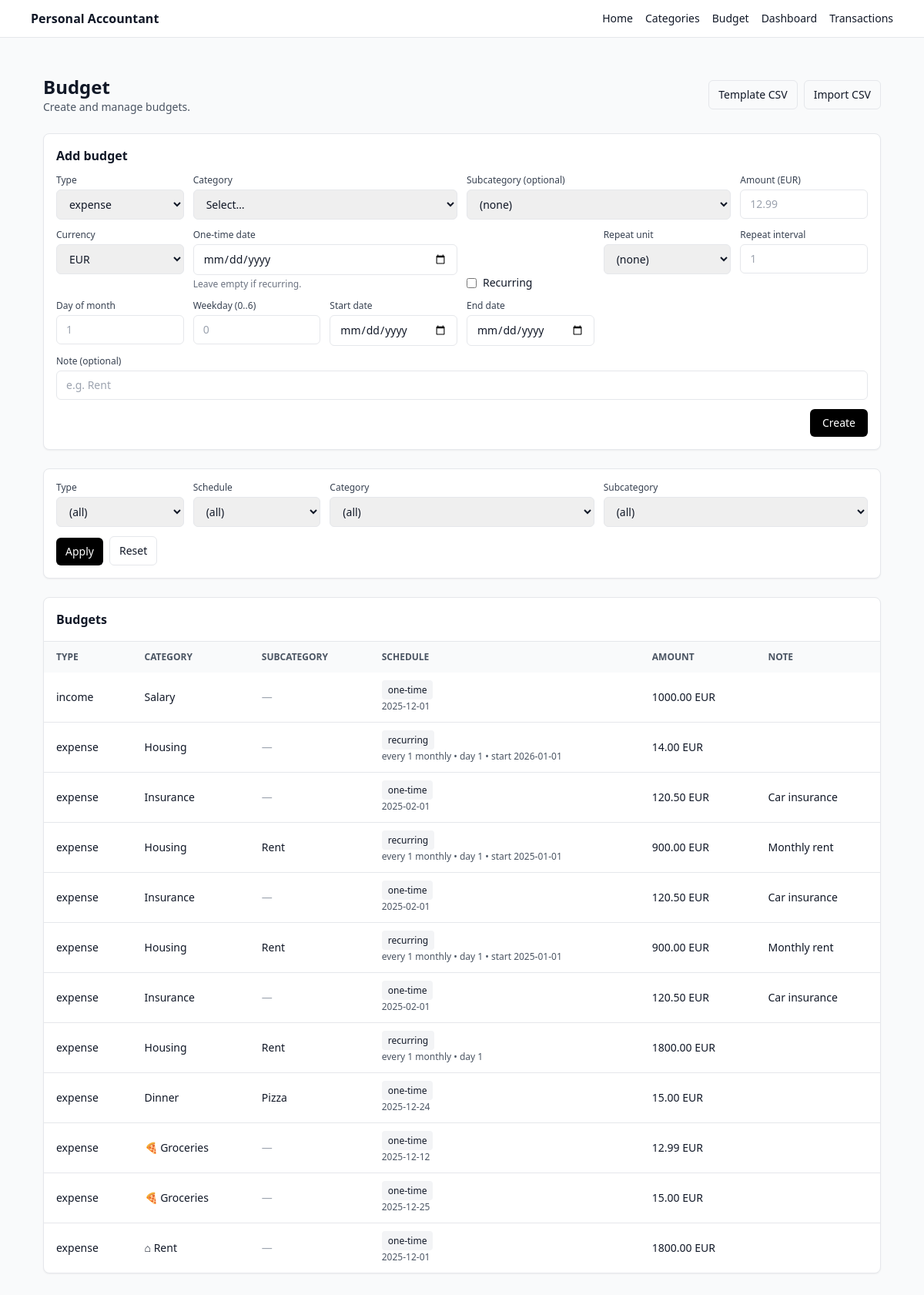
/budget (signed in), run on an earlier commit of the app's database.
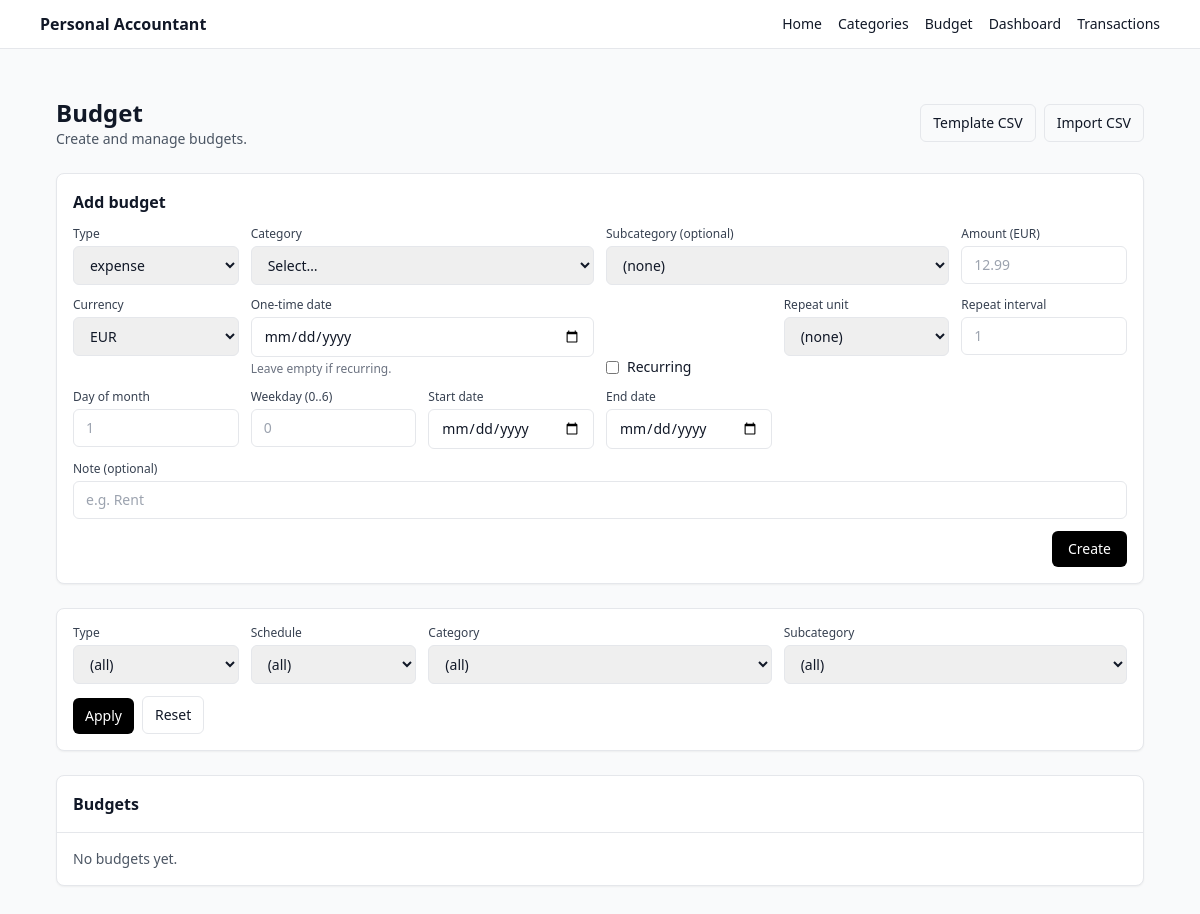
And on a later commit of the database.
### app/models.py (models this page shows)
class Budget(SQLModel, table=True):
    id: int | None = Field(default=None, primary_key=True)
    user_id: int = Field(foreign_key="user.id", index=True)
    type: BudgetType  # income/expense
    amount_cents: int
    currency: str  # e.g. "EUR"
    category_id: int = Field(foreign_key="category.id", index=True)
    subcategory_id: int | None = Field(default=None, foreign_key="subcategory.id", index=True)
    is_recurring: bool = False
    repeat_unit: RepeatUnit | None = None        # weekly/monthly/yearly
    repeat_interval: int | None = None           # every N units (1=every month/week/year)
    day_of_month: int | None = None              # for monthly/yearly patterns
    weekday: int | None = None                   # 0=Mon ... 6=Sun for weekly patterns
    one_time_date: date | None = None
    start_date: date | None = None
    end_date: date | None = None
    note: str | None = None
    created_at: datetime = Field(default_factory=datetime.utcnow)

class Category(SQLModel, table=True):
    __table_args__ = (
        UniqueConstraint("user_id", "name", name="uq_category_user_name"),
    )
    id: int | None = Field(default=None, primary_key=True)
    user_id: int = Field(foreign_key="user.id", index=True)
    name: str
    icon: str | None = None  # emoji or icon key
    created_at: datetime = Field(default_factory=datetime.utcnow)

class Subcategory(SQLModel, table=True):
    __table_args__ = (
        UniqueConstraint("category_id", "name", name="uq_subcategory_category_name"),
    )
    id: int | None = Field(default=None, primary_key=True)
    user_id: int = Field(foreign_key="user.id", index=True)   # convenience + ownership
    category_id: int = Field(foreign_key="category.id", index=True)
    name: str
    icon: str | None = None
    created_at: datetime = Field(default_factory=datetime.utcnow)

### app/routes/budgets.py (the view)
@router.get("/budget", response_class=HTMLResponse)
def list_budget(
    request: Request,
    type: str | None = None,  # query param
    schedule: str | None = None,
    category_id: str | None = None,
    subcategory_id: str | None = None,
    q: str | None = None,
    created_from: str | None = None,
    created_to: str | None = None,
    db: Session = Depends(get_session),
    uid: int | None = Depends(current_user_id),
):
    if not uid:
        return RedirectResponse(url="/login", status_code=303)
    filters = {
        "type": (type or "").strip(),
        "schedule": (schedule or "").strip(),
        "category_id": (category_id or "").strip(),
        "subcategory_id": (subcategory_id or "").strip(),
        "q": (q or "").strip(),
        "created_from": (created_from or "").strip(),
        "created_to": (created_to or "").strip(),
    }
    return _render_budget_page(request, uid, db, filters=filters)

### templates/budget.html (shortened to what the changed rows need)
{% extends "_base.html" %}
{% block content %}
  <div class="mx-auto max-w-6xl px-4 py-6">
    <div class="mb-6 flex items-center justify-between">
      <div>
        <h1 class="text-2xl font-semibold">Budget</h1>
      </div>
    </div>
    <div class="mb-6 rounded-lg border bg-white p-4 shadow-sm">
      <h2 class="mb-3 font-semibold">Add budget</h2>
    </div>
    <div class="rounded-lg border bg-white shadow-sm">
      <div class="border-b p-4">
        <h2 class="font-semibold">Budgets</h2>
      </div>
      {% if budgets and budgets|length > 0 %}
        <div class="overflow-x-auto">
          <table class="w-full text-left text-sm">
            <thead class="bg-gray-50 text-xs uppercase text-gray-600">
              <tr>
                <th class="px-4 py-3">Type</th>
                <th class="px-4 py-3">Category</th>
                <th class="px-4 py-3">Subcategory</th>
                <th class="px-4 py-3">Schedule</th>
                <th class="px-4 py-3">Amount</th>
                <th class="px-4 py-3">Note</th>
              </tr>
            </thead>
            <tbody class="divide-y">
              {% for b in budgets %}
                {% set cat = categories_by_id.get(b.category_id|int) %}
                {% set sub = (subcategories_by_id.get(b.subcategory_id|int) if b.subcategory_id else None) %}
                <tr class="hover:bg-gray-50">
                  <td class="px-4 py-3">{{ (b.type.value if b.type is not string else ((b.type.split('.')[-1])|lower)) }}</td>
                  <td class="px-4 py-3">
                    {% if cat %}
                      {{ (cat.icon ~ ' ' if cat.icon else '') ~ cat.name }}
                    {% else %}
                      Category {{ b.category_id }}
                    {% endif %}
                  </td>
                  <td class="px-4 py-3">
                    {% if sub %}
                      {{ (sub.icon ~ ' ' if sub.icon else '') ~ sub.name }}
                    {% else %}
                      <span class="text-gray-400">—</span>
                    {% endif %}
                  </td>
                  <td class="px-4 py-3">
                    {% if b.is_recurring %}
                      <span class="rounded bg-gray-100 px-2 py-1 text-xs">recurring</span>
                      <div class="mt-1 text-xs text-gray-600">
                        every {{ b.repeat_interval or 1 }} {{ (b.repeat_unit.value if b.repeat_unit else b.repeat_unit) }}
                        {% if b.day_of_month is not none %} • day {{ b.day_of_month }}{% endif %}
                        {% if b.start_date %} • start {{ b.start_date }}{% endif %}
                      </div>
                    {% else %}
                      <span class="rounded bg-gray-100 px-2 py-1 text-xs">one-time</span>
                      <div class="mt-1 text-xs text-gray-600">
                        {{ b.one_time_date }}
                      </div>
                    {% endif %}
                  </td>
                  <td class="px-4 py-3">
                    {{ cents_to_euros_str(b.amount_cents) }} {{ b.currency }}
                  </td>
                  <td class="px-4 py-3">
                    {{ b.note if b.note else '' }}
                  </td>
                </tr>
              {% endfor %}
            </tbody>
          </table>
        </div>
      {% else %}
        <div class="p-4 text-sm text-gray-600">No budgets yet.</div>
      {% endif %}
    </div>
  </div>
{% endblock %}

What changed in the data, as far as the page shows it:
removed Budget: type "income", one_time_date "2025-12-01", amount_cents "1000.00", currency "EUR"
removed Category: icon+name "Salary"
removed Budget: type "expense", repeat_interval "1", repeat_unit "monthly", day_of_month "1", start_date "2026-01-01", amount_cents "14.00", currency "EUR"
removed Category: icon+name "Housing"
removed Budget: type "expense", one_time_date "2025-02-01", amount_cents "120.50", currency "EUR", note "Car insurance"
removed Category: icon+name "Insurance"
removed Budget: type "expense", repeat_interval "1", repeat_unit "monthly", day_of_month "1", start_date "2025-01-01", amount_cents "900.00", currency "EUR", note "Monthly rent"
removed Subcategory: icon+name "Rent"
removed Budget: type "expense", one_time_date "2025-02-01", amount_cents "120.50", currency "EUR", note "Car insurance"
removed Budget: type "expense", repeat_interval "1", repeat_unit "monthly", day_of_month "1", start_date "2025-01-01", amount_cents "900.00", currency "EUR", note "Monthly rent"
removed Budget: type "expense", one_time_date "2025-02-01", amount_cents "120.50", currency "EUR", note "Car insurance"
removed Budget: type "expense", repeat_interval "1", repeat_unit "monthly", day_of_month "1", amount_cents "1800.00", currency "EUR"
removed Budget: type "expense", one_time_date "2025-12-24", amount_cents "15.00", currency "EUR"
removed Category: icon+name "Dinner"
removed Subcategory: icon+name "Pizza"
removed Budget: type "expense", one_time_date "2025-12-12", amount_cents "12.99", currency "EUR"
removed Category: icon+name "🍕 Groceries"
removed Budget: type "expense", one_time_date "2025-12-25", amount_cents "15.00", currency "EUR"
removed Budget: type "expense", one_time_date "2025-12-01", amount_cents "1800.00", currency "EUR"
removed Category: icon+name "⌂ Rent"
Also different on the page:
text no longer shown: "TYPE CATEGORY SUBCATEGORY SCHEDULE AMOUNT NOTE"
text now shown: "No budgets yet."
